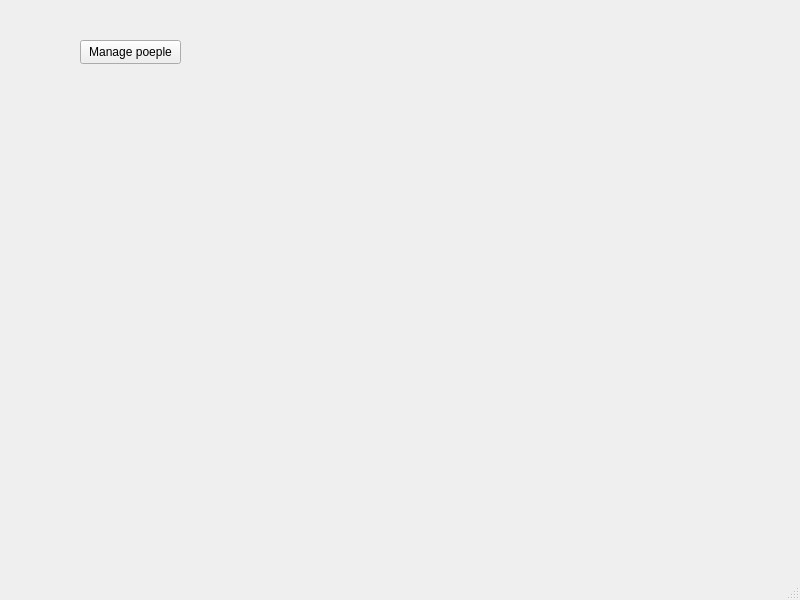
<?xml version="1.0" encoding="UTF-8"?>
<ui version="4.0">
 <class>MainWindow</class>
 <widget class="QMainWindow" name="MainWindow">
  <property name="geometry">
   <rect>
    <x>0</x>
    <y>0</y>
    <width>800</width>
    <height>600</height>
   </rect>
  </property>
  <property name="windowTitle">
   <string>MainWindow</string>
  </property>
  <widget class="QWidget" name="centralwidget">
   <widget class="QPushButton" name="managePeopleButton">
    <property name="geometry">
     <rect>
      <x>80</x>
      <y>40</y>
      <width>101</width>
      <height>24</height>
     </rect>
    </property>
    <property name="text">
     <string>Manage poeple</string>
    </property>
   </widget>
  </widget>
  <widget class="QMenuBar" name="menubar">
   <property name="geometry">
    <rect>
     <x>0</x>
     <y>0</y>
     <width>800</width>
     <height>21</height>
    </rect>
   </property>
  </widget>
  <widget class="QStatusBar" name="statusbar"/>
 </widget>
 <resources/>
 <connections/>
</ui>
